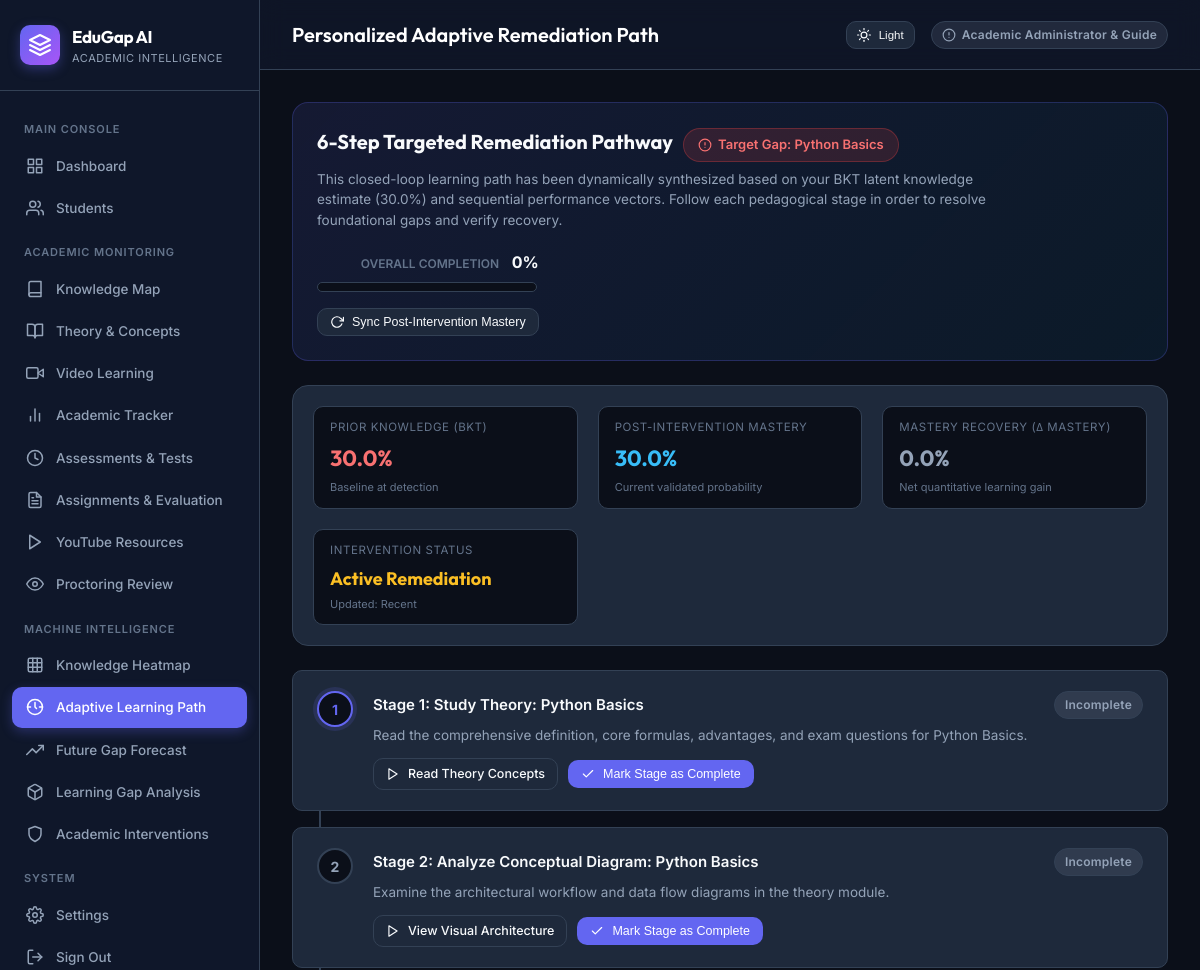
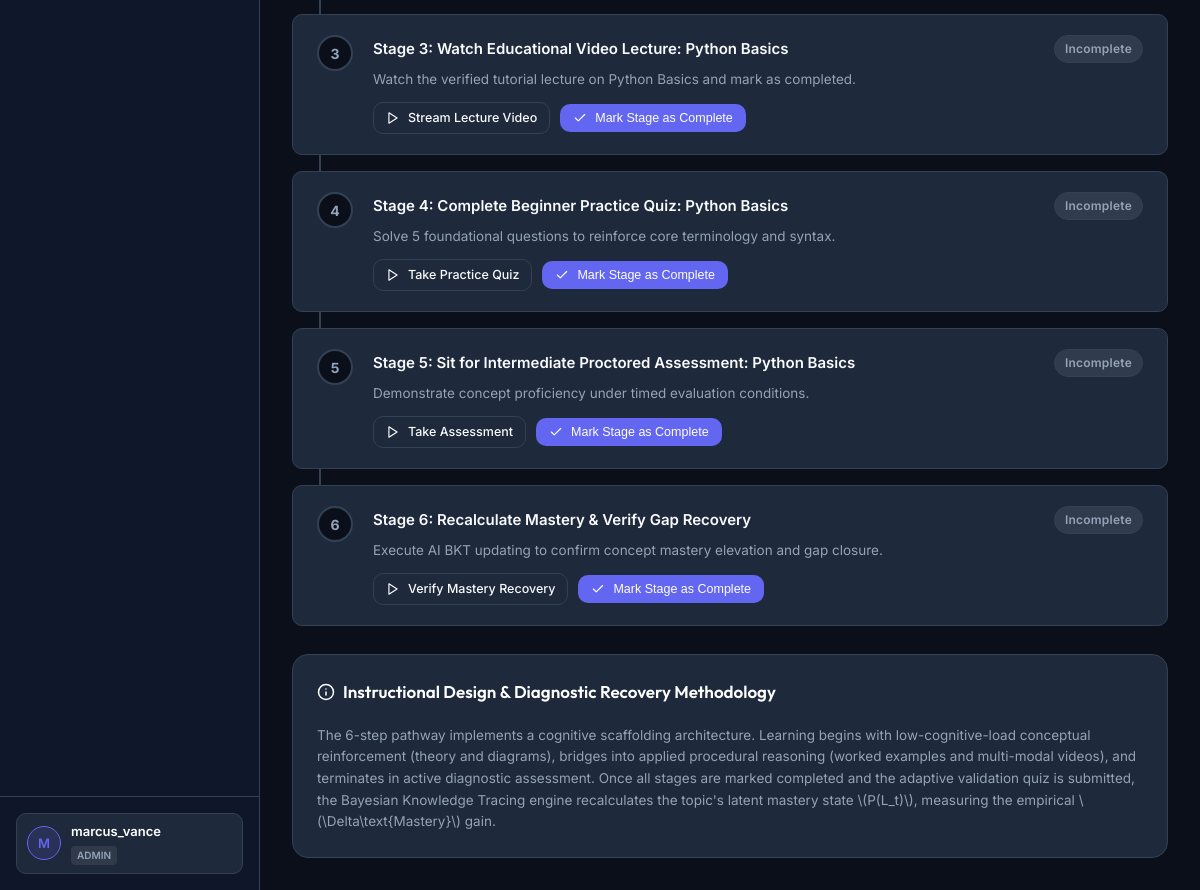
/learning-path (signed in), run on the app's committed database (2 pictures, top to bottom).
### tables this page shows
CREATE TABLE student_learning_paths (
            id INTEGER PRIMARY KEY AUTOINCREMENT,
            student_id TEXT NOT NULL,
            topic_name TEXT NOT NULL,
            current_step INTEGER DEFAULT 1,
            total_steps INTEGER DEFAULT 6,
            steps_json TEXT NOT NULL,
            status TEXT DEFAULT 'In Progress',
            initial_mastery REAL DEFAULT 0.0,
            reassessed_mastery REAL DEFAULT 0.0,
            created_at TIMESTAMP DEFAULT CURRENT_TIMESTAMP,
            updated_at TIMESTAMP DEFAULT CURRENT_TIMESTAMP,
            UNIQUE(student_id, topic_name)
        );

### app.py (the view)
@app.route("/learning-path")
@login_required
def learning_path_page():
    student_id = session.get("student_id") or "S001"
    raw_path = get_or_create_learning_path(student_id)
    steps = raw_path.get("steps", [])
    norm_steps = []
    active_step = 1
    for s in steps:
        step_num = s.get("step") or s.get("step_number") or 1
        is_comp = bool(s.get("is_completed"))
        if is_comp and active_step == step_num:
            active_step = step_num + 1
        norm_steps.append({
            "step_number": step_num,
            "title": s.get("title", ""),
            "description": s.get("description", ""),
            "action_url": s.get("action_url", ""),
            "action_label": s.get("action_label", "Proceed"),
            "is_completed": is_comp
        })
    completed_count = sum(1 for s in norm_steps if s["is_completed"])
    progress_pct = int(round((completed_count / len(norm_steps)) * 100)) if norm_steps else 0
    initial_m = float(raw_path.get("initial_mastery") or 35.0)
    current_m = float(raw_path.get("reassessed_mastery") or initial_m)
    delta_m = round(current_m - initial_m, 1)
    path_data = {
        "id": raw_path.get("id"),
        "topic_name": raw_path.get("topic_name", "SQL Joins"),
        "status": raw_path.get("status", "In Progress"),
        "initial_mastery": initial_m,
        "current_mastery": current_m,
        "delta_mastery": delta_m,
        "progress_pct": progress_pct,
        "active_step": active_step,
        "steps": norm_steps,
        "updated_at": raw_path.get("updated_at", "")
    }
    return render_template("learning_path.html", path=path_data)

### app.py (called while the page is built)
def login_required(f):
    @wraps(f)
    def decorated_function(*args, **kwargs):
        if "user_id" not in session:
            flash("Please authenticate to access the academic platform.", "info")
            return redirect(url_for("login"))
        return f(*args, **kwargs)
    return decorated_function

### templates/learning_path.html (shortened to what this page needs)
{% extends "base.html" %}
{% block header_title %}Personalized Adaptive Remediation Path{% endblock %}
{% block content %}
<div class="path-hero">
    <div class="path-hero-text">
        <div style="display: flex; align-items: center; gap: 10px; margin-bottom: 6px;">
            <h3>6-Step Targeted Remediation Pathway</h3>
            <span class="path-target-badge">
                <svg class="icon icon-sm" viewBox="0 0 24 24"><circle cx="12" cy="12" r="10"/><line x1="12" y1="8" x2="12" y2="12"/><line x1="12" y1="16" x2="12.01" y2="16"/></svg>
                Target Gap: {{ path.topic_name }}
            </span>
        </div>
        <p>
            This closed-loop learning path has been dynamically synthesized based on your BKT latent knowledge estimate ({{ path.initial_mastery|round(1) }}%) and sequential performance vectors. Follow each pedagogical stage in order to resolve foundational gaps and verify recovery.
        </p>
    </div>
    <div>
        <div style="text-align: right; margin-bottom: 8px;">
            <span style="font-size: 12px; color: var(--text-muted); font-weight: 600; text-transform: uppercase;">Overall Completion</span>
            <span style="font-size: 16px; font-weight: 700; color: var(--text-primary); margin-left: 8px;">{{ path.progress_pct }}%</span>
        </div>
        <div style="width: 220px;" class="progress-bar-wrap">
        </div>
        <form method="POST" action="{{ url_for('reassess_learning_path') }}">
            <button type="submit" class="btn btn-secondary btn-sm" style="width: 100%;">
                <svg class="icon icon-sm" viewBox="0 0 24 24"><polyline points="23 4 23 10 17 10"/><path d="M20.49 15a9 9 0 1 1-2.12-9.36L23 10"/></svg>
                Sync Post-Intervention Mastery
            </button>
        </form>
    </div>
</div>
<div class="recovery-card">
    <div class="recovery-metric">
        <div class="recovery-label">Prior Knowledge (BKT)</div>
        <div class="recovery-value" style="color: #f87171;">{{ path.initial_mastery|round(1) }}%</div>
        <div style="font-size: 11px; color: var(--text-muted); margin-top: 4px;">Baseline at detection</div>
    </div>
    <div class="recovery-metric">
        <div class="recovery-label">Post-Intervention Mastery</div>
        <div class="recovery-value" style="color: #38bdf8;">{{ path.current_mastery|round(1) }}%</div>
        <div style="font-size: 11px; color: var(--text-muted); margin-top: 4px;">Current validated probability</div>
    </div>
    <div class="recovery-metric">
        <div class="recovery-label">Mastery Recovery (&Delta; Mastery)</div>
        <div class="recovery-value {% if path.delta_mastery > 0 %}delta-positive{% else %}delta-neutral{% endif %}">
            {% if path.delta_mastery > 0 %}+{% endif %}{{ path.delta_mastery|round(1) }}%
        </div>
        <div style="font-size: 11px; color: var(--text-muted); margin-top: 4px;">Net quantitative learning gain</div>
    </div>
    <div class="recovery-metric">
        <div class="recovery-label">Intervention Status</div>
        <div class="recovery-value" style="font-size: 18px;">
            {% if path.status == 'Mastered' %}
            <span style="color: #10b981;">Mastered & Verified</span>
            {% elif path.status == 'In Progress' %}
            <span style="color: #fbbf24;">Active Remediation</span>
            {% else %}
            <span style="color: #94a3b8;">Pending Initiation</span>
            {% endif %}
        </div>
        <div style="font-size: 11px; color: var(--text-muted); margin-top: 4px;">Updated: {{ path.updated_at[:10] if path.updated_at else 'Recent' }}</div>
    </div>
</div>
<div class="steps-container">
    {% for step in path.steps %}
    <div class="step-card {% if step.is_completed %}completed{% elif loop.index == path.active_step %}active-step{% endif %}">
        <div class="step-num-badge">
            {% if step.is_completed %}
            <svg class="icon icon-sm" viewBox="0 0 24 24"><polyline points="20 6 9 17 4 12"/></svg>
            {% else %}
            {{ step.step_number }}
            {% endif %}
        </div>
        <div class="step-body">
            <div class="step-header">
                <div class="step-title">
                    Stage {{ step.step_number }}: {{ step.title }}
                </div>
                <div>
                    {% if step.is_completed %}
                    <span class="badge badge-low">
                        <svg class="icon icon-sm" viewBox="0 0 24 24"><polyline points="20 6 9 17 4 12"/></svg>
                        Completed
                    </span>
                    {% else %}
                    <span class="badge badge-neutral">Incomplete</span>
                    {% endif %}
                </div>
            </div>
            <div class="step-desc">
                {{ step.description }}
            </div>
            <div class="step-actions">
                {% if step.action_url %}
                <a href="{{ step.action_url }}" class="btn btn-secondary btn-sm">
                    <svg class="icon icon-sm" viewBox="0 0 24 24"><polygon points="5 3 19 12 5 21 5 3"/></svg>
                    {{ step.action_label }}
                </a>
                {% endif %}
                <form method="POST" action="{{ url_for('toggle_learning_path_step', step_number=step.step_number) }}" style="display: inline;">
                    {% if step.is_completed %}
                    <button type="submit" class="btn btn-secondary btn-sm" style="color: var(--text-muted); border-style: dashed;">
                        Mark as Incomplete
                    </button>
                    {% else %}
                    <button type="submit" class="btn btn-primary btn-sm">
                        <svg class="icon icon-sm" viewBox="0 0 24 24"><polyline points="20 6 9 17 4 12"/></svg>
                        Mark Stage as Complete
                    </button>
                    {% endif %}
                </form>
            </div>
        </div>
    </div>
    {% endfor %}
</div>
<div class="card" style="margin-top: 28px;">
    <div class="card-header">
        <h3>
            <svg class="icon" viewBox="0 0 24 24"><circle cx="12" cy="12" r="10"/><line x1="12" y1="16" x2="12" y2="12"/><line x1="12" y1="8" x2="12.01" y2="8"/></svg>
            Instructional Design & Diagnostic Recovery Methodology
        </h3>
    </div>
    <div style="font-size: 13.5px; color: var(--text-secondary); line-height: 1.6;">
        <p>
            The 6-step pathway implements a cognitive scaffolding architecture. Learning begins with low-cognitive-load conceptual reinforcement (theory and diagrams), bridges into applied procedural reasoning (worked examples and multi-modal videos), and terminates in active diagnostic assessment.
            Once all stages are marked completed and the adaptive validation quiz is submitted, the Bayesian Knowledge Tracing engine recalculates the topic's latent mastery state \(P(L_t)\), measuring the empirical \(\Delta\text{Mastery}\) gain.
        </p>
    </div>
</div>
{% endblock %}

### templates/base.html (style rules this page uses)
:root { --bg-body: #0b0f19; --bg-sidebar: #0f172a; --bg-card: #1e293b; --bg-card-hover: #263349; --border-color: #334155; --text-primary: #f8fafc; --text-secondary: #94a3b8; --text-muted: #64748b; --primary: #6366f1; --primary-hover: #4f46e5; --primary-light: rgba(99, 102, 241, 0.15); --success: #10b981; --success-light: rgba(16, 185, 129, 0.15); --warning: #f59e0b; --warning-light: rgba(245, 158, 11, 0.15); --danger: #ef4444; --danger-light: rgba(239, 68, 68, 0.15); --info: #0ea5e9; --info-light: rgba(14, 165, 233, 0.15); --radius-sm: 6px; --radius-md: 10px; --radius-lg: 16px; --transition: all 0.2s cubic-bezier(0.4, 0, 0.2, 1); }
* { box-sizing: border-box; margin: 0; padding: 0; }
body { font-family: 'Inter', system-ui, -apple-system, sans-serif; background-color: var(--bg-body); color: var(--text-primary); line-height: 1.5; min-height: 100vh; display: flex; }
.icon { display: inline-flex; align-items: center; justify-content: center; width: 18px; height: 18px; stroke-width: 2; stroke: currentColor; fill: none; stroke-linecap: round; stroke-linejoin: round; flex-shrink: 0; }
.icon-sm { width: 14px; height: 14px; }
.btn { display: inline-flex; align-items: center; justify-content: center; gap: 8px; padding: 8px 16px; font-size: 13.5px; font-weight: 500; border-radius: var(--radius-md); text-decoration: none; cursor: pointer; border: 1px solid transparent; transition: var(--transition); }
.btn-primary { background-color: var(--primary); color: #ffffff; }
.btn-secondary { background-color: var(--bg-card); border-color: var(--border-color); color: var(--text-primary); }
.btn-sm { padding: 6px 12px; font-size: 12.5px; }
.card { background: var(--bg-card); border: 1px solid var(--border-color); border-radius: var(--radius-lg); padding: 24px; transition: var(--transition); }
.card-header { display: flex; align-items: center; justify-content: space-between; margin-bottom: 20px; }
.card-header h3 { font-family: 'Outfit', sans-serif; font-size: 17px; font-weight: 600; color: #ffffff; display: flex; align-items: center; gap: 8px; }
.badge { display: inline-flex; align-items: center; gap: 6px; padding: 4px 10px; border-radius: 9999px; font-size: 12px; font-weight: 600; letter-spacing: 0.02em; }
.badge-neutral { background: rgba(148, 163, 184, 0.15); color: var(--text-secondary); border: 1px solid var(--border-color); }

### data on the page
student_learning_paths: topic_name "Python Basics", initial_mastery "30.0", current_mastery "30.0"

### other printed values
{{ session.get("username", "U")[0]|upper }} "M"
{{ session.get("username", "User") }} "marcus_vance"
{{ session.get("role", "student") }} "ADMIN"
{{ path.progress_pct }} "0"
{{ path.delta_mastery|round(1) }} "0.0"
{{ path.updated_at[:10] if path.updated_at else 'Recent' }} "Recent"
{{ step.step_number }} "1" "2" "3" "4" "5" "6"
{{ step.title }} "Study Theory: Python Basics" "Analyze Conceptual Diagram: Python Basics" "Watch Educational Video Lecture: Python Basics" "Complete Beginner Practice Quiz: Python Basics" "Sit for Intermediate Proctored Assessment: Python Basics" "Recalculate Mastery & Verify Gap Recovery"
{{ step.description }} "Read the comprehensive definition, core formulas, advantages, and exam questions for Python Basics." "Examine the architectural workflow and data flow diagrams in the theory module." "Watch the verified tutorial lecture on Python Basics and mark as completed." "Solve 5 foundational questions to reinforce core terminology and syntax." "Demonstrate concept proficiency under timed evaluation conditions." "Execute AI BKT updating to confirm concept mastery elevation and gap closure."
{{ step.action_label }} "Read Theory Concepts" "View Visual Architecture" "Stream Lecture Video" "Take Practice Quiz" "Take Assessment" "Verify Mastery Recovery"
